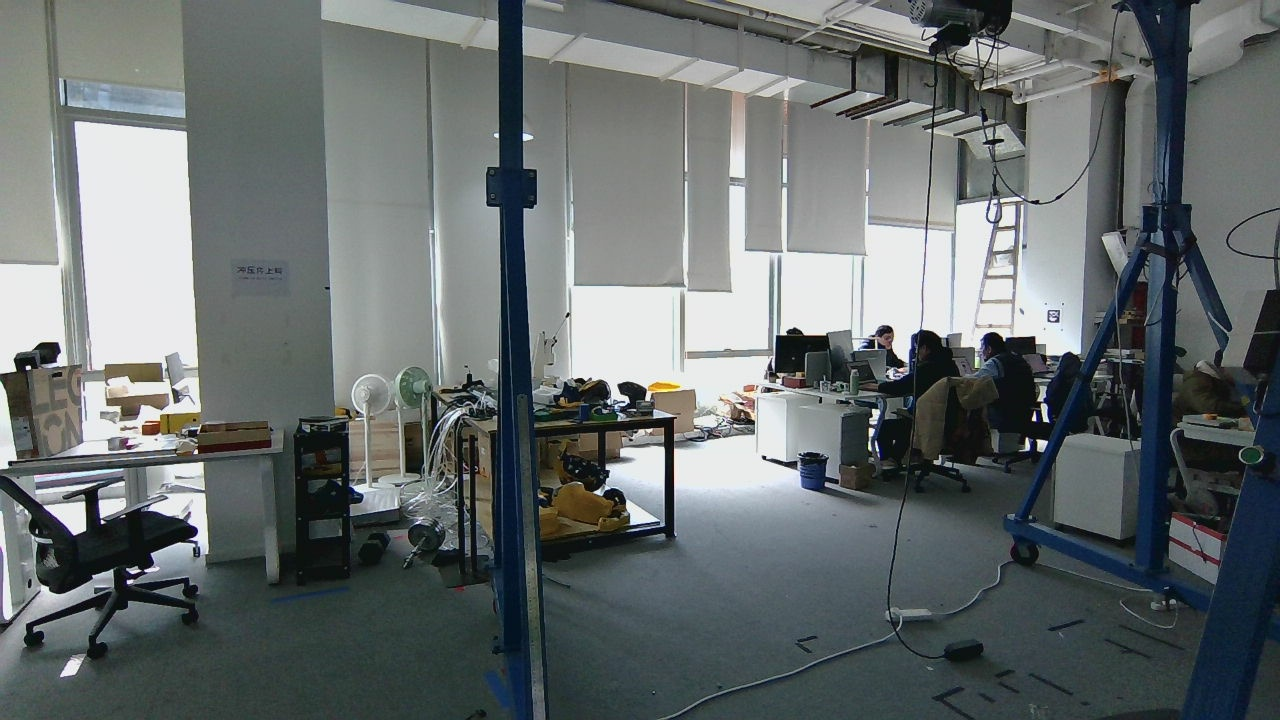
#> input picture ObjectDection/data/images/20250208112448_4.jpg, 1280 x 720 px, found by its file name; its folder holds 4 pictures in this run
$ python ClaritySort.py
#> lines starting #> are read from the running program, lines starting #| are printed output that depends on the picture
import os
from PIL import Image
import numpy as np

def CLIP(value, down, top):
    if value <= down:
        return down
    if value >= top:
        return top
    return value

def check_roi_region(roi_region, w, h):
    safe_roi_region = [0, w-2, 0, h-2]
    if (roi_region[0] == 0 and roi_region[1] == 0 and roi_region[2] == 0 and roi_region[3] == 0):
        return safe_roi_region
    if (roi_region[1] < roi_region[0]) or (roi_region[3] < roi_region[2]):
        print("check your roi_region!")
        return safe_roi_region

    roi_region[0] = CLIP(roi_region[0], 0, w-2)
    roi_region[1] = CLIP(roi_region[1], 0, w - 2)
    roi_region[2] = CLIP(roi_region[2], 0, h - 2)
    roi_region[3] = CLIP(roi_region[3], 0, h - 2)
    return roi_region

def cal_resolution(img_gray, roi_region):
    resolution = 0
    w, h = img_gray.shape
    start_x, end_x, start_y, end_y = check_roi_region(roi_region, w, h)
    dx = np.sum(np.abs(np.gradient(img_gray[start_x:end_x, start_y:end_y], axis=1)))  # 水平方向梯度
    dy = np.sum(np.gradient(img_gray[start_x:end_x, start_y:end_y], axis=0))  # 垂直方向梯度
    resolution = dx + dy
    return resolution

def main():
    imgs_dir = r'/home/lz/Robotic_vision_kepler/images'
    roi_region = [0, 0, 0, 0]    #可设置计算清晰度的矩形区域，如只计算人脸区域，默认全图计算

    imgs_names = os.listdir(imgs_dir)
    imgs_names = [file for file in imgs_names if file.lower().endswith('.jpg')]
    print("图像数量：", len(imgs_names))

    count = 1
    img_resolution_list = []
    for img in imgs_names:
        img_path = os.path.join(imgs_dir, img)
        img_src = Image.open(img_path)
#> img_src is the input picture: PIL image 1280x720 RGB; mean R, G, B 102.9, 109.4, 109.7
        img_gray = np.array(img_src.convert('L'))
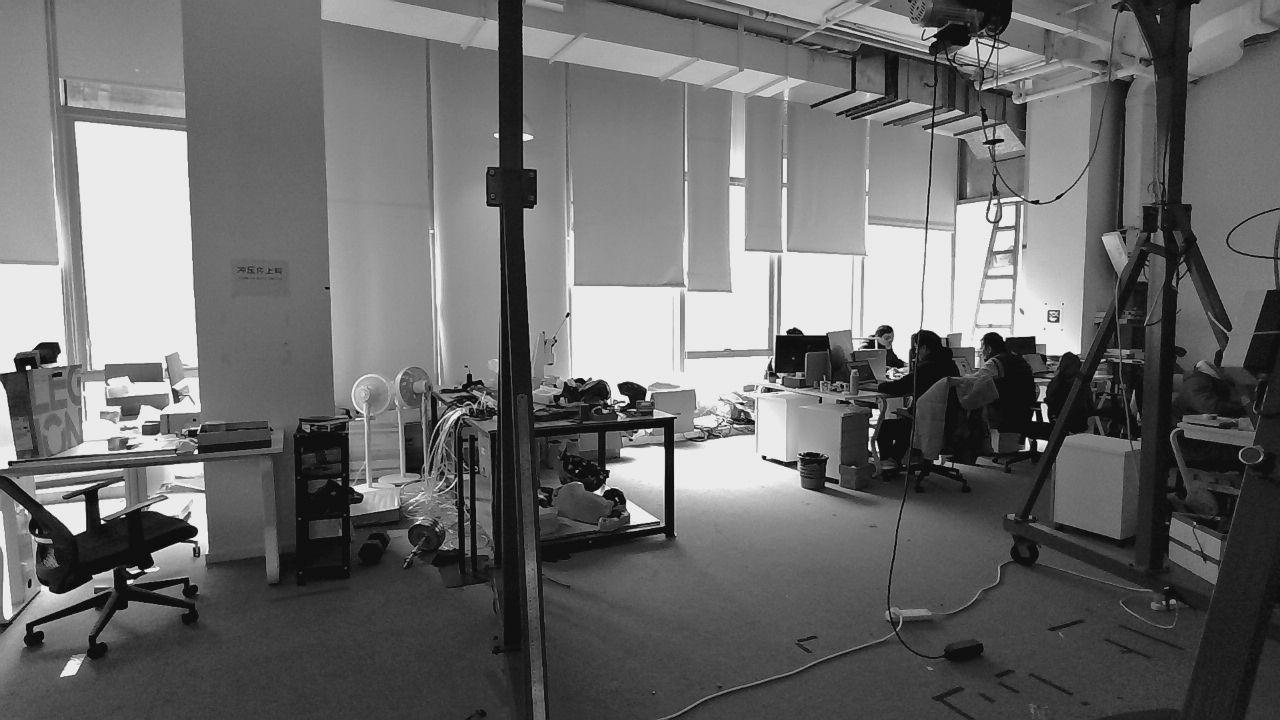
#> img_gray: shape (720, 1280); min 0, max 255, mean 107.5
        img_resolution = cal_resolution(img_gray, roi_region)
#> in cal_resolution, `dx = np.sum(np.abs(np.gradient(img_gray[start_x:end_x, start_y:end_y],..`: dx = 3846606
#> in cal_resolution, `dy = np.sum(np.gradient(img_gray[start_x:end_x, start_y:end_y], axis=0))`: dy = -61473.5
#> in cal_resolution, `resolution = dx + dy`: resolution = 3785132.5
#> img_resolution = 3785132.5
        img_resolution_list.append(img_resolution)
        print(count, img_path, img_resolution)
#| 1 /home/lz/Robotic_vision_kepler/images/20250208112448_4.jpg 3785132.5
        count += 1
#> pass 2 of the loop in main, `for img in imgs_names:`:
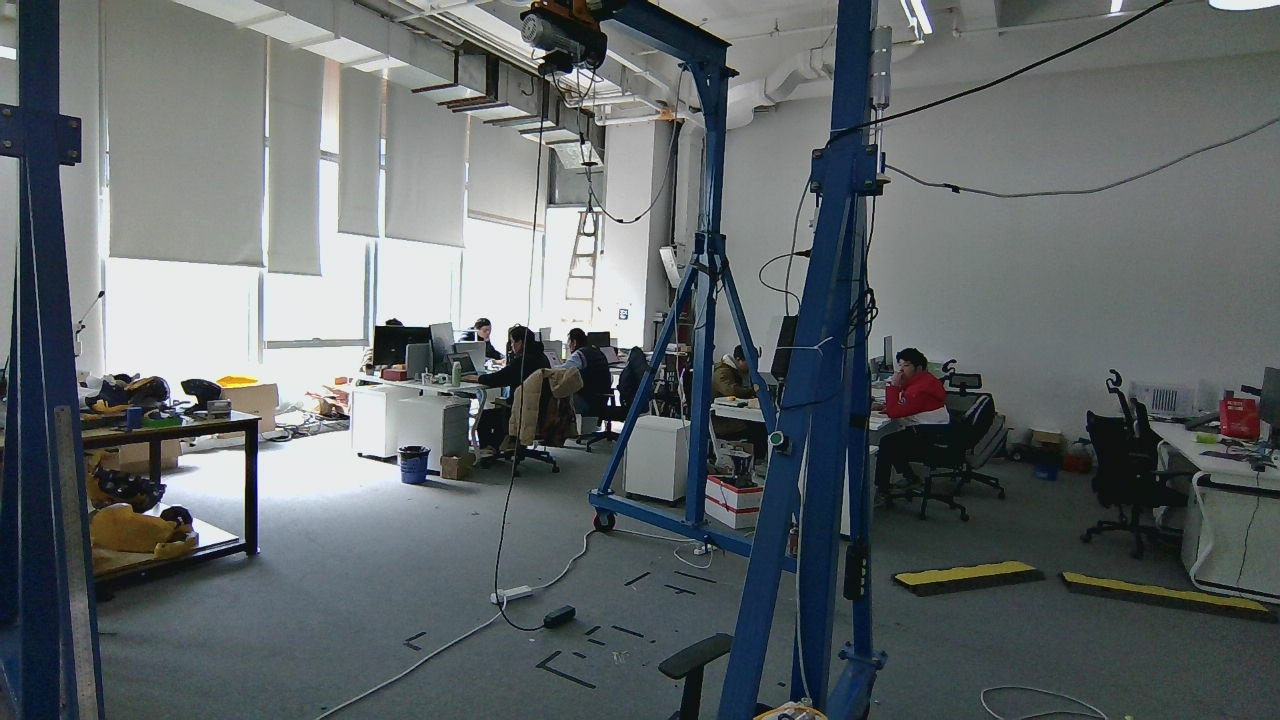
#> input picture ObjectDection/data/images/20250208112455_31.jpg, 1280 x 720 px, found by its file name
#> in main, img_src is the input picture: PIL image 1280x720 RGB; mean R, G, B 97.2, 103.4, 105.5
#> in main, `img_gray = np.array(img_src.convert('L'))`:
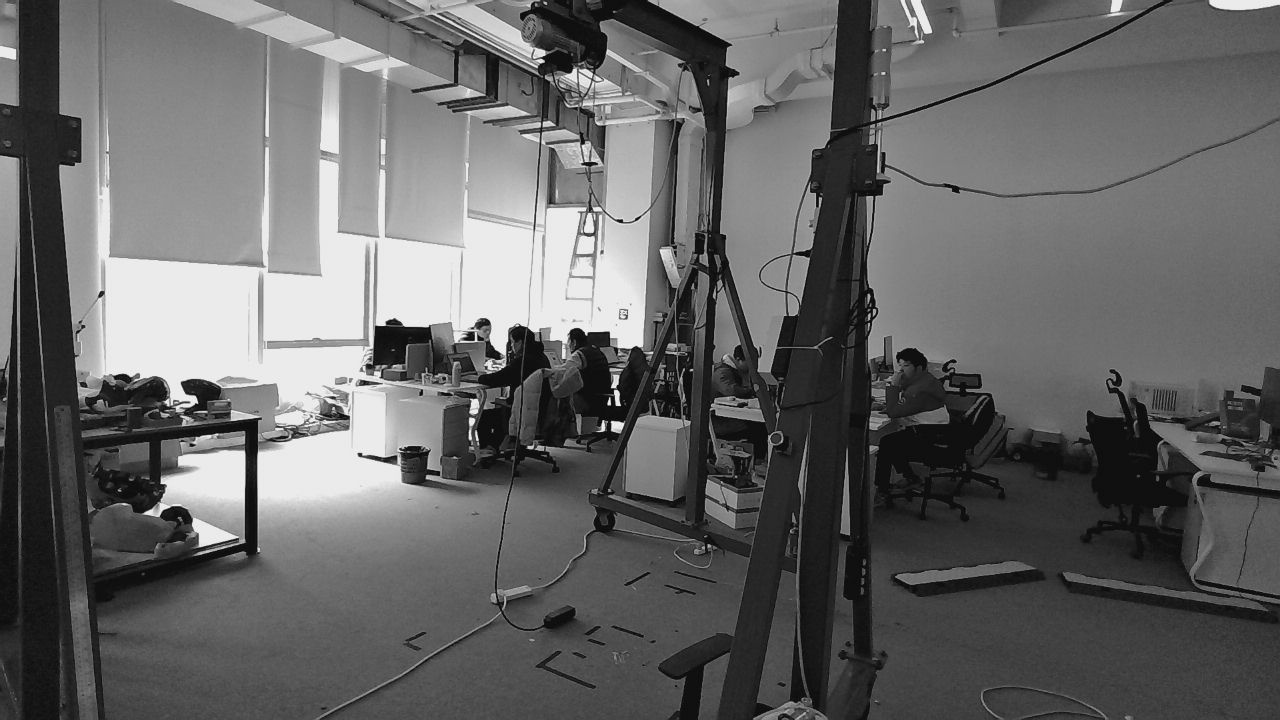
#> img_gray: shape (720, 1280); min 0, max 254, mean 101.7
#> img_resolution = 3592108
#| 2 /home/lz/Robotic_vision_kepler/images/20250208112455_31.jpg 3592108.0
#> pass 3 of the loop in main, `for img in imgs_names:`:
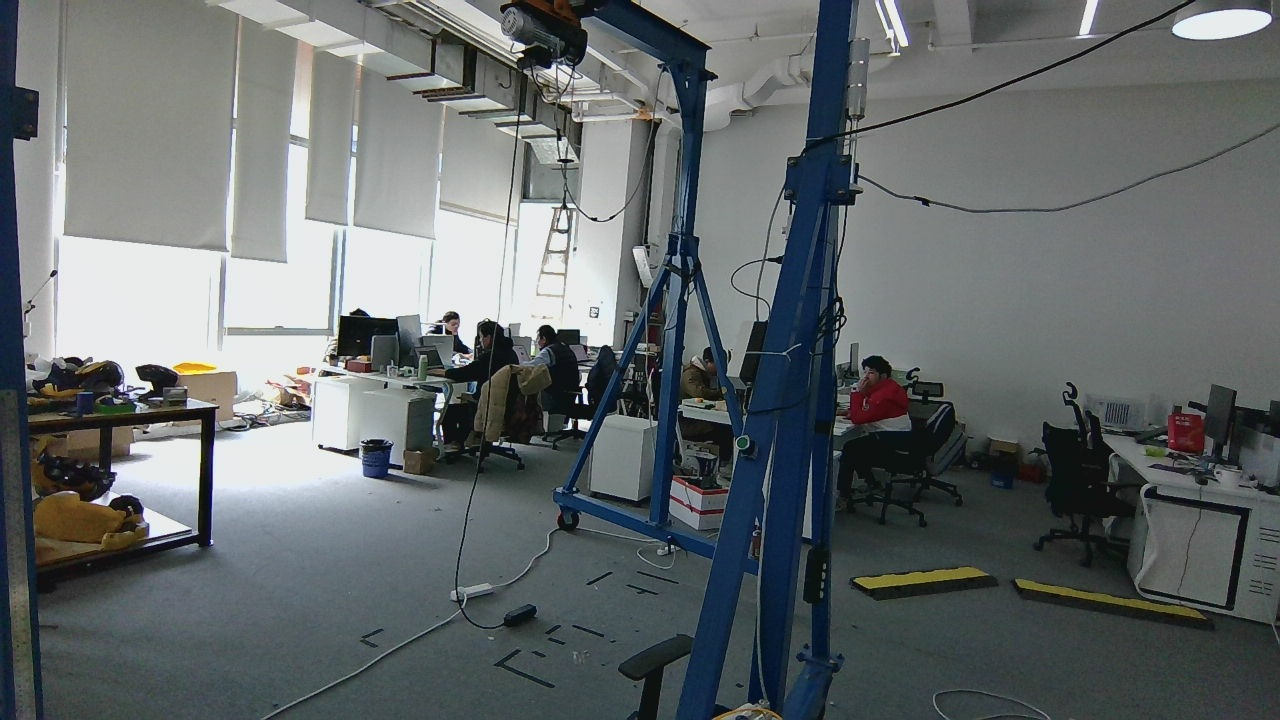
#> input picture ObjectDection/data/images/20250208112456_59.jpg, 1280 x 720 px, found by its file name
#> in main, img_src is the input picture: PIL image 1280x720 RGB; mean R, G, B 100.1, 105.8, 106.9
#> in main, `img_gray = np.array(img_src.convert('L'))`:
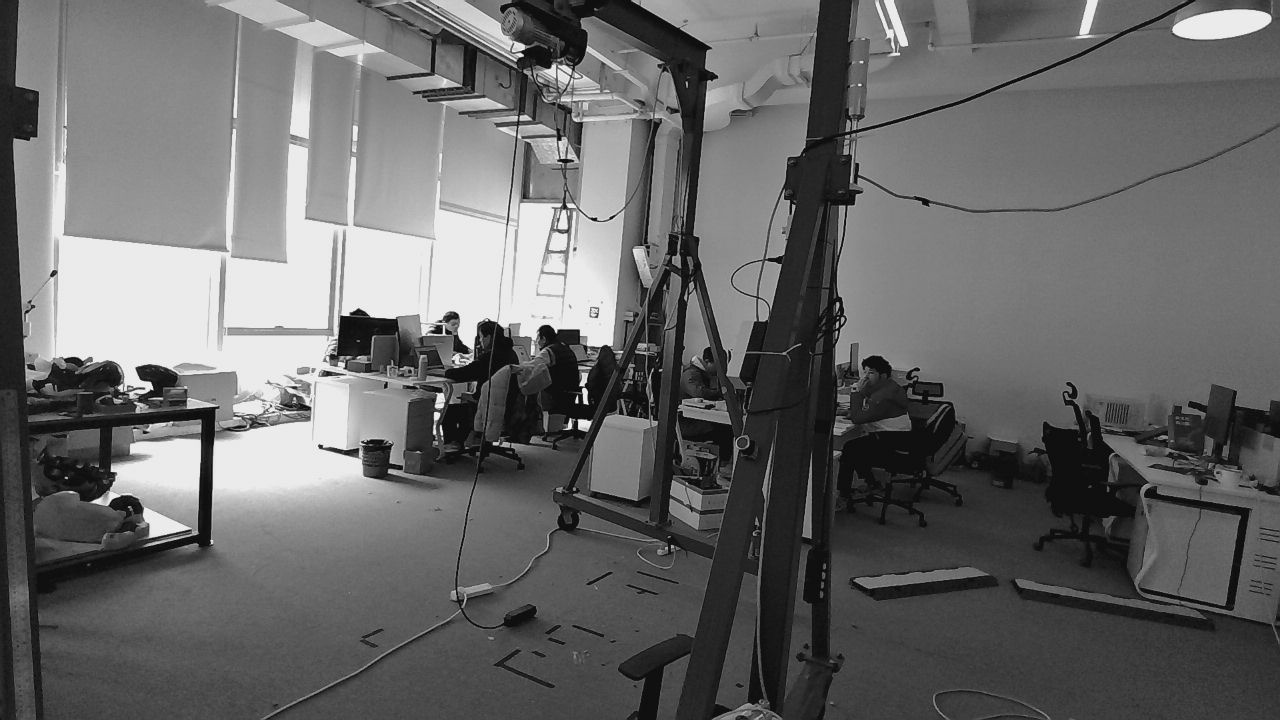
#> img_gray: shape (720, 1280); min 0, max 255, mean 104.2
#> img_resolution = 3479698.5
#| 3 /home/lz/Robotic_vision_kepler/images/20250208112456_59.jpg 3479698.5
#> the loop made 4 passes; the first 3 are shown

    imgs_names_and_resolution_list = list(zip(imgs_names, img_resolution_list))
    sorted_resolution_list = sorted(imgs_names_and_resolution_list, key=lambda x: x[1], reverse=True)
    print("=========以下按清晰度从高到低排序=========")
    for idx, img in enumerate(sorted_resolution_list):
        print(idx + 1, img)


if __name__ == "__main__":
    main()
